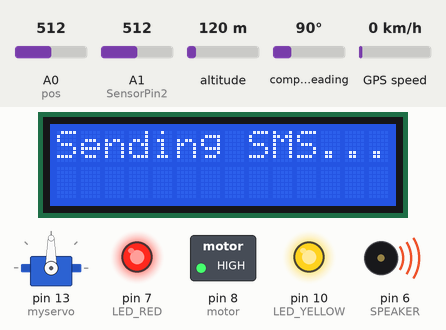
This sketch was run on a simulated Arduino Uno, built with avr-gcc and run on an emulated ATmega328P. Parts: servo, 14×2 character LCD, switched loads named in the sketch (green lamp = pin HIGH), output pins drawn as LEDs (lit = HIGH), buzzer (waves = sounding). Inputs (shaded band) come from the test bench; at power-on: A0 (pos) = 512, A1 (SensorPin2) = 512, altitude 120 m, compass heading 90°, GPS speed 0 km/h. The GPS gets a fix after 3 s at 37.7749, -122.4194 with 8 satellites; what the sketch prints to the serial monitor is not drawn.

Above: at 1.8 s.
1.9 s: A0 (pos) set to 716
At 3.97 s:
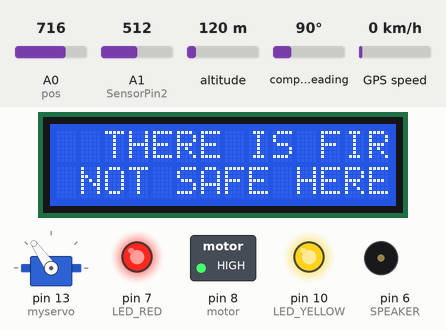
5.5 s: A0 (pos) set to 992
At 7.7 s:
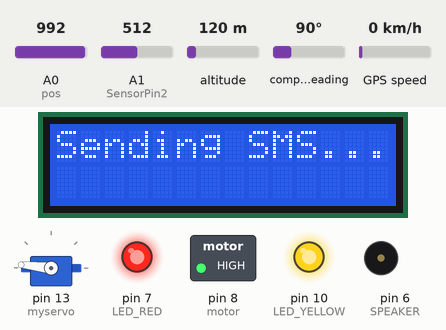
8.2 s: A0 (pos) set to 306
At 10.4 s:
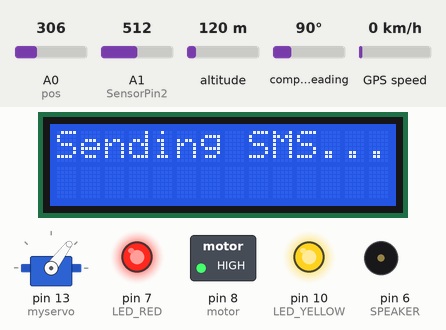
10.8 s: A0 (pos) set to 40
At 13.1 s:
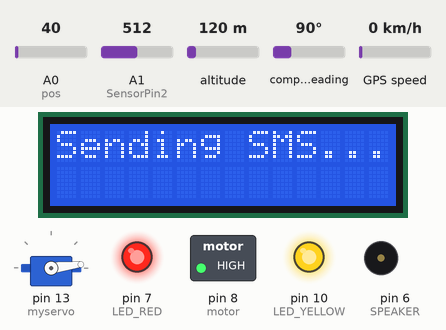
13.5 s: A1 (SensorPin2) set to 109
18.1 s: A1 (SensorPin2) set to 94
At 20.2 s:
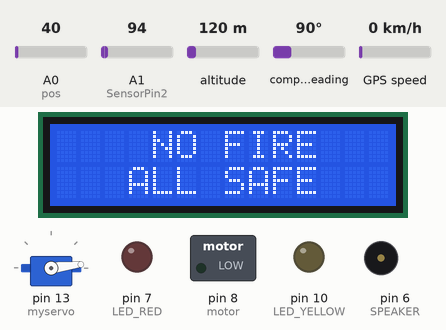
Timing chart, 0 to 21.7 s (numbered marks = the images above; inputs shaded):
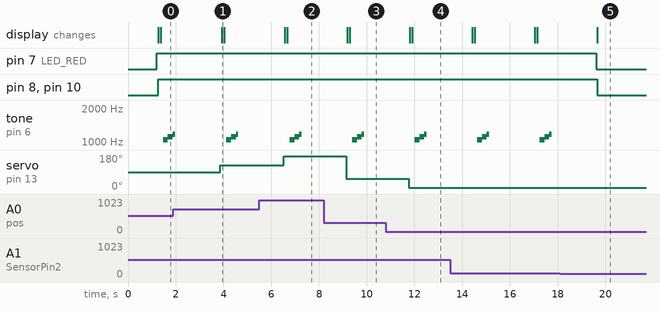

The sketch:

gsm_based_fire_and_smoke.ino
```cpp
//By HomeMade Electronics
//Subscribe to my channel https://www.youtube.com/channel/UC8isJR_71x1wIfw6jB106pg
//Visit website https://sirboatengonline.com
//for more tutorial videos
//like, share and leave a comment if you need help
// Credit: Gidey Gebrehiwot, Academia.com, Arduino.cc


#include<Servo.h>
Servo myservo;
int pos = 0;
int val;int motor = 8;
#include <LiquidCrystal.h>
LiquidCrystal lcd(12, 11, 5, 4, 3, 2);
#include <TinyGPS.h>
#include <SoftwareSerial.h>
SoftwareSerial mySerial(9, 10);
byte tx=1;
TinyGPS gps;  //Creates a new instance of the TinyGPS object

const int SPEAKER = 6;
const int LED_RED = 7;
const int LED_YELLOW = 10;
int Relay=7;
int tempC_1 = 0; //set initial tempC 0° for all LM35
int smkC_1 = 0; //set initial tempC 0º for all MQ 2
const int SensorPin1 = A0; //fire input sensor pin
const int SensorPin2 = A1;
String textForSMS;
void setup()
{
  pinMode(motor, OUTPUT);
  pinMode(tx, OUTPUT);
  pinMode(Relay, OUTPUT);
  myservo.attach(13);
  pinMode(SPEAKER, OUTPUT);
  lcd.begin(14, 2);
  delay(100);
  pinMode(SensorPin1, INPUT);
  pinMode(SensorPin2, INPUT);
  pinMode(SPEAKER, OUTPUT);

pinMode(LED_RED, OUTPUT);
pinMode(LED_YELLOW, OUTPUT); //Set control pins to be outputs
digitalWrite(LED_RED, LOW);
digitalWrite(LED_YELLOW, LOW);//set both motors off for start-up
mySerial.begin(9600);
Serial.begin(9600); //Start the serial connection with the computer
}
void loop()
{
  int tempC_1 = analogRead(SensorPin1);
  int SmkC_1 = analogRead(SensorPin2);
  tempC_1 = analogRead(SensorPin1); //read the value from the LM35 sensor
  tempC_1 = (5.0 * tempC_1 * 100.0) / 1024.0; //convert the analog data to temperature
  smkC_1 = analogRead(SensorPin2); //read the value from the MQ 2 sensor
  smkC_1 = (5.0 * smkC_1 * 100.0) / 1024.0; //convert the analog data to temperature
  delay(50);

  bool newData = false;
  unsigned long chars;
  unsigned short sentences, failed;
  for (unsigned long start = millis(); millis() -start < 1000;)
  {
    while (Serial.available())
    {
      char c = Serial.read();
      if (gps.encode(c))
      newData = true;
      }
    }

    if (tempC_1 >= 50 || smkC_1 >= 50)
    {
      digitalWrite(Relay,HIGH);
      val = analogRead(pos);
      val = map(val, 0, 1023, 0, 180);
      myservo.write(val);
      delay(50);
      digitalWrite(motor, HIGH);
      digitalWrite(LED_RED, HIGH);
      digitalWrite(LED_YELLOW, HIGH);
      lcd.clear();
      lcd.setCursor(0, 0);
      lcd.print("  THERE IS FIRE ");
      lcd.setCursor(0, 1);
      lcd.print(" NOT SAFE HERE ");
      delay(100);
      lcd.clear();
      lcd.print("Sending SMS...");
      delay(100);

      tone(SPEAKER, 1047, 500);
      delay(200);
      tone(SPEAKER, 1109, 300);
      delay(200);
      tone(SPEAKER, 1175, 100);
      delay(5);

      float flat, flon;
      unsigned long age;
      gps.f_get_position(&flat, &flon, &age);
      Serial.print("AT+CMGF=1\r");
      delay(100);
      Serial.print("AT+CMGS=\"+233266302607\"\r");
      Serial.print("FIRE ALERT!\r");
      delay(100);
      Serial.print("AT+CMGS=\"+233266302607\"\r");
      Serial.print("FIRE OCCURED!\r");
      delay(100);
      Serial.print("AT+CMGS=\"+233266302607\"\r");
      Serial.print("FIRE OCCURED! in\r");
      delay(200);
      Serial.print("Latitude = ");
      Serial.print(flat == TinyGPS::GPS_INVALID_F_ANGLE ? 0.0 : flat, 6);
      Serial.print(" Longitude = ");
      Serial.print(flon == TinyGPS::GPS_INVALID_F_ANGLE ? 0.0 : flon, 6);
      delay(200);
      Serial.println((char)26); // End AT command with a ^Z, ASCII code 26
      delay(200);
      Serial.println();
      }
      else
      {
        digitalWrite(Relay,LOW);
        delay(50);
        digitalWrite(LED_RED, LOW);
        digitalWrite(LED_YELLOW, LOW);
        digitalWrite(motor, LOW);
        lcd.clear();
        lcd.setCursor(0, 0);
        lcd.print("    NO FIRE    ");
        lcd.setCursor(0, 1);
        lcd.print("   ALL SAFE   ");
        }
      }
```

Measured:
- the behaviour switches between 103 and 102 on A1 (SensorPin2) (found by bisection; images 4 and 5)
- after the input at 1.9 s, servo on pin 13 (myservo): 90° → 125° after 2.0 s
- after the input at 5.5 s, servo on pin 13 (myservo): 125° → 174° after 1.0 s
- after the input at 8.2 s, servo on pin 13 (myservo): 174° → 53° after 0.93 s
- after the input at 10.8 s, servo on pin 13 (myservo): 53° → 7° after 0.95 s
- after the input at 18.1 s, pin 7 (LED_RED): HIGH → LOW after 1.5 s; pin 8 (motor), pin 10 (LED_YELLOW): HIGH → LOW after 1.6 s; tone on pin 6 (SPEAKER): stays silent (without the input it goes to 1047 Hz after 1.8 s); the display: changes after 1.6 s (image 5)
- by itself, tone on pin 6 (SPEAKER): plays 1047 Hz for 0.20 s, 1109 Hz for 0.20 s, 1175 Hz for 0.10 s, 1047 Hz for 0.20 s, 1109 Hz for 0.20 s, 1175 Hz for 0.10 s
